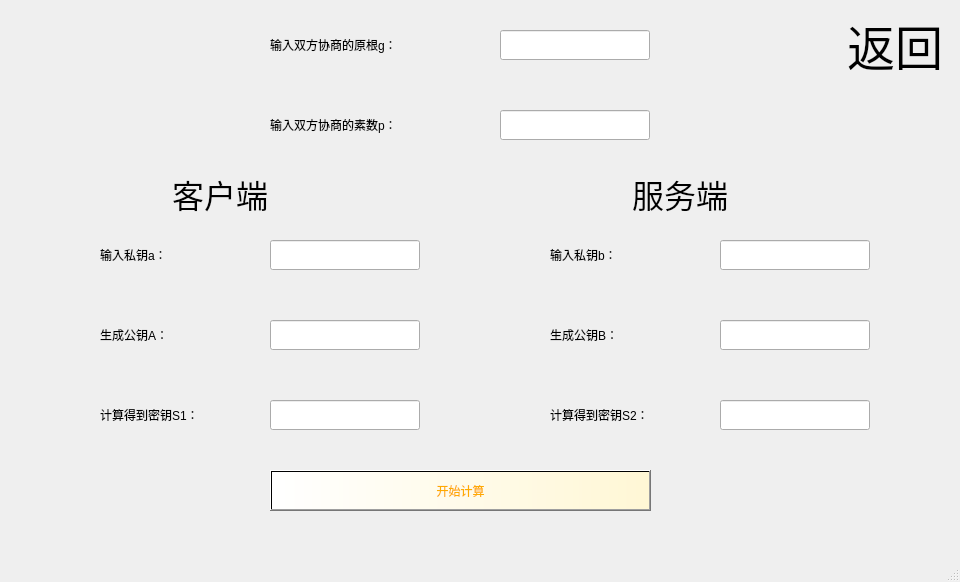
<?xml version="1.0" encoding="UTF-8"?>
<ui version="4.0">
 <class>figure</class>
 <widget class="QMainWindow" name="figure">
  <property name="geometry">
   <rect>
    <x>0</x>
    <y>0</y>
    <width>960</width>
    <height>582</height>
   </rect>
  </property>
  <property name="windowTitle">
   <string>MainWindow</string>
  </property>
  <widget class="QWidget" name="centralwidget">
   <widget class="QLabel" name="label_3">
    <property name="geometry">
     <rect>
      <x>100</x>
      <y>220</y>
      <width>160</width>
      <height>70</height>
     </rect>
    </property>
    <property name="styleSheet">
     <string notr="true">font: 16pt &quot;黑体&quot;;</string>
    </property>
    <property name="text">
     <string>&lt;html&gt;&lt;head/&gt;&lt;body&gt;&lt;p&gt;输入私钥a：&lt;/p&gt;&lt;/body&gt;&lt;/html&gt;</string>
    </property>
   </widget>
   <widget class="QLabel" name="label_2">
    <property name="geometry">
     <rect>
      <x>270</x>
      <y>90</y>
      <width>221</width>
      <height>70</height>
     </rect>
    </property>
    <property name="styleSheet">
     <string notr="true">font: 16pt &quot;黑体&quot;;</string>
    </property>
    <property name="text">
     <string>&lt;html&gt;&lt;head/&gt;&lt;body&gt;&lt;p&gt;输入双方协商的素数p：&lt;/p&gt;&lt;/body&gt;&lt;/html&gt;</string>
    </property>
   </widget>
   <widget class="QLabel" name="label_4">
    <property name="geometry">
     <rect>
      <x>0</x>
      <y>0</y>
      <width>960</width>
      <height>540</height>
     </rect>
    </property>
    <property name="styleSheet">
     <string notr="true">image: url(:/background2.png);</string>
    </property>
    <property name="text">
     <string/>
    </property>
   </widget>
   <widget class="QLabel" name="label_6">
    <property name="geometry">
     <rect>
      <x>840</x>
      <y>10</y>
      <width>110</width>
      <height>60</height>
     </rect>
    </property>
    <property name="text">
     <string>&lt;html&gt;&lt;head/&gt;&lt;body&gt;&lt;p align=&quot;center&quot;&gt;&lt;span style=&quot; font-size:36pt;&quot;&gt;返回&lt;/span&gt;&lt;/p&gt;&lt;/body&gt;&lt;/html&gt;</string>
    </property>
   </widget>
   <widget class="QPushButton" name="pushButton">
    <property name="geometry">
     <rect>
      <x>270</x>
      <y>470</y>
      <width>381</width>
      <height>41</height>
     </rect>
    </property>
    <property name="styleSheet">
     <string notr="true">font: 28pt &quot;黑体&quot;;
color: rgb(255, 170, 0);
background-color: qlineargradient(spread:pad, x1:0, y1:0, x2:1, y2:0, stop:0 rgba(255,255, 255,255), stop:1 rgb(255, 247, 213));
</string>
    </property>
    <property name="text">
     <string>开始计算</string>
    </property>
   </widget>
   <widget class="QLineEdit" name="lineEdit">
    <property name="geometry">
     <rect>
      <x>500</x>
      <y>30</y>
      <width>150</width>
      <height>30</height>
     </rect>
    </property>
   </widget>
   <widget class="QLineEdit" name="lineEdit_2">
    <property name="geometry">
     <rect>
      <x>500</x>
      <y>110</y>
      <width>150</width>
      <height>30</height>
     </rect>
    </property>
   </widget>
   <widget class="QLineEdit" name="lineEdit_3">
    <property name="geometry">
     <rect>
      <x>270</x>
      <y>240</y>
      <width>150</width>
      <height>30</height>
     </rect>
    </property>
   </widget>
   <widget class="QLabel" name="label">
    <property name="geometry">
     <rect>
      <x>270</x>
      <y>10</y>
      <width>221</width>
      <height>70</height>
     </rect>
    </property>
    <property name="styleSheet">
     <string notr="true">font: 16pt &quot;黑体&quot;;</string>
    </property>
    <property name="text">
     <string>&lt;html&gt;&lt;head/&gt;&lt;body&gt;&lt;p&gt;输入双方协商的原根g：&lt;/p&gt;&lt;/body&gt;&lt;/html&gt;</string>
    </property>
   </widget>
   <widget class="QLineEdit" name="lineEdit_5">
    <property name="geometry">
     <rect>
      <x>270</x>
      <y>320</y>
      <width>150</width>
      <height>30</height>
     </rect>
    </property>
   </widget>
   <widget class="QLabel" name="label_7">
    <property name="geometry">
     <rect>
      <x>100</x>
      <y>300</y>
      <width>160</width>
      <height>70</height>
     </rect>
    </property>
    <property name="styleSheet">
     <string notr="true">font: 16pt &quot;黑体&quot;;</string>
    </property>
    <property name="text">
     <string>&lt;html&gt;&lt;head/&gt;&lt;body&gt;&lt;p&gt;生成公钥A：&lt;/p&gt;&lt;/body&gt;&lt;/html&gt;</string>
    </property>
   </widget>
   <widget class="QLabel" name="label_5">
    <property name="geometry">
     <rect>
      <x>140</x>
      <y>160</y>
      <width>160</width>
      <height>70</height>
     </rect>
    </property>
    <property name="styleSheet">
     <string notr="true">font: 16pt &quot;黑体&quot;;</string>
    </property>
    <property name="text">
     <string>&lt;html&gt;&lt;head/&gt;&lt;body&gt;&lt;p align=&quot;center&quot;&gt;&lt;span style=&quot; font-size:24pt;&quot;&gt;客户端&lt;/span&gt;&lt;/p&gt;&lt;/body&gt;&lt;/html&gt;</string>
    </property>
   </widget>
   <widget class="QLabel" name="label_8">
    <property name="geometry">
     <rect>
      <x>600</x>
      <y>160</y>
      <width>160</width>
      <height>70</height>
     </rect>
    </property>
    <property name="styleSheet">
     <string notr="true">font: 16pt &quot;黑体&quot;;</string>
    </property>
    <property name="text">
     <string>&lt;html&gt;&lt;head/&gt;&lt;body&gt;&lt;p align=&quot;center&quot;&gt;&lt;span style=&quot; font-size:24pt;&quot;&gt;服务端&lt;/span&gt;&lt;/p&gt;&lt;/body&gt;&lt;/html&gt;</string>
    </property>
   </widget>
   <widget class="QLabel" name="label_9">
    <property name="geometry">
     <rect>
      <x>550</x>
      <y>300</y>
      <width>160</width>
      <height>70</height>
     </rect>
    </property>
    <property name="styleSheet">
     <string notr="true">font: 16pt &quot;黑体&quot;;</string>
    </property>
    <property name="text">
     <string>&lt;html&gt;&lt;head/&gt;&lt;body&gt;&lt;p&gt;生成公钥B：&lt;/p&gt;&lt;/body&gt;&lt;/html&gt;</string>
    </property>
   </widget>
   <widget class="QLineEdit" name="lineEdit_4">
    <property name="geometry">
     <rect>
      <x>720</x>
      <y>240</y>
      <width>150</width>
      <height>30</height>
     </rect>
    </property>
   </widget>
   <widget class="QLineEdit" name="lineEdit_6">
    <property name="geometry">
     <rect>
      <x>720</x>
      <y>320</y>
      <width>150</width>
      <height>30</height>
     </rect>
    </property>
   </widget>
   <widget class="QLabel" name="label_10">
    <property name="geometry">
     <rect>
      <x>550</x>
      <y>220</y>
      <width>160</width>
      <height>70</height>
     </rect>
    </property>
    <property name="styleSheet">
     <string notr="true">font: 16pt &quot;黑体&quot;;</string>
    </property>
    <property name="text">
     <string>&lt;html&gt;&lt;head/&gt;&lt;body&gt;&lt;p&gt;输入私钥b：&lt;/p&gt;&lt;/body&gt;&lt;/html&gt;</string>
    </property>
   </widget>
   <widget class="QLineEdit" name="lineEdit_7">
    <property name="geometry">
     <rect>
      <x>270</x>
      <y>400</y>
      <width>150</width>
      <height>30</height>
     </rect>
    </property>
   </widget>
   <widget class="QLabel" name="label_11">
    <property name="geometry">
     <rect>
      <x>100</x>
      <y>380</y>
      <width>160</width>
      <height>70</height>
     </rect>
    </property>
    <property name="styleSheet">
     <string notr="true">font: 16pt &quot;黑体&quot;;</string>
    </property>
    <property name="text">
     <string>&lt;html&gt;&lt;head/&gt;&lt;body&gt;&lt;p&gt;计算得到密钥S1：&lt;/p&gt;&lt;/body&gt;&lt;/html&gt;</string>
    </property>
   </widget>
   <widget class="QLineEdit" name="lineEdit_8">
    <property name="geometry">
     <rect>
      <x>720</x>
      <y>400</y>
      <width>150</width>
      <height>30</height>
     </rect>
    </property>
   </widget>
   <widget class="QLabel" name="label_12">
    <property name="geometry">
     <rect>
      <x>550</x>
      <y>380</y>
      <width>160</width>
      <height>70</height>
     </rect>
    </property>
    <property name="styleSheet">
     <string notr="true">font: 16pt &quot;黑体&quot;;</string>
    </property>
    <property name="text">
     <string>&lt;html&gt;&lt;head/&gt;&lt;body&gt;&lt;p&gt;计算得到密钥S2：&lt;/p&gt;&lt;/body&gt;&lt;/html&gt;</string>
    </property>
   </widget>
   <zorder>label_4</zorder>
   <zorder>label_3</zorder>
   <zorder>label_2</zorder>
   <zorder>label_6</zorder>
   <zorder>pushButton</zorder>
   <zorder>lineEdit</zorder>
   <zorder>lineEdit_2</zorder>
   <zorder>lineEdit_3</zorder>
   <zorder>label</zorder>
   <zorder>lineEdit_5</zorder>
   <zorder>label_7</zorder>
   <zorder>label_5</zorder>
   <zorder>label_8</zorder>
   <zorder>label_9</zorder>
   <zorder>lineEdit_4</zorder>
   <zorder>lineEdit_6</zorder>
   <zorder>label_10</zorder>
   <zorder>lineEdit_7</zorder>
   <zorder>label_11</zorder>
   <zorder>lineEdit_8</zorder>
   <zorder>label_12</zorder>
  </widget>
  <widget class="QMenuBar" name="menubar">
   <property name="geometry">
    <rect>
     <x>0</x>
     <y>0</y>
     <width>960</width>
     <height>22</height>
    </rect>
   </property>
  </widget>
  <widget class="QStatusBar" name="statusbar"/>
 </widget>
 <resources/>
 <connections/>
</ui>
